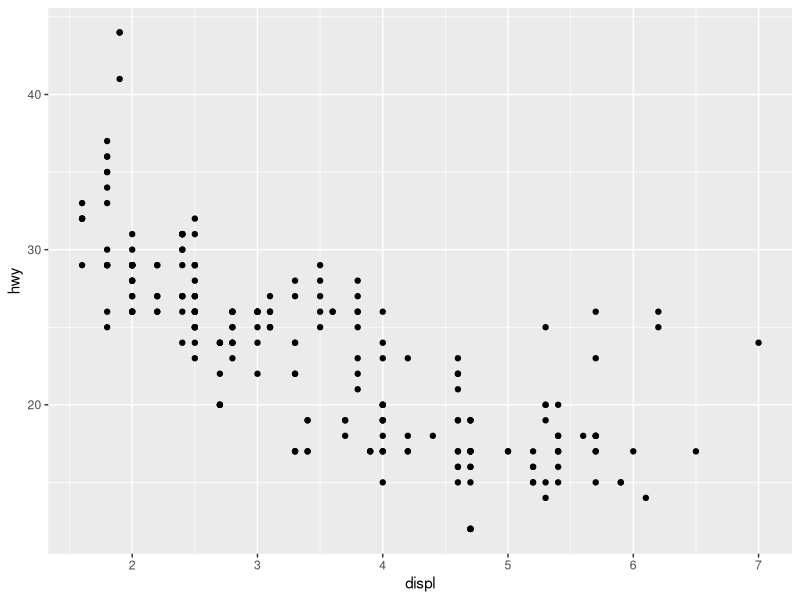
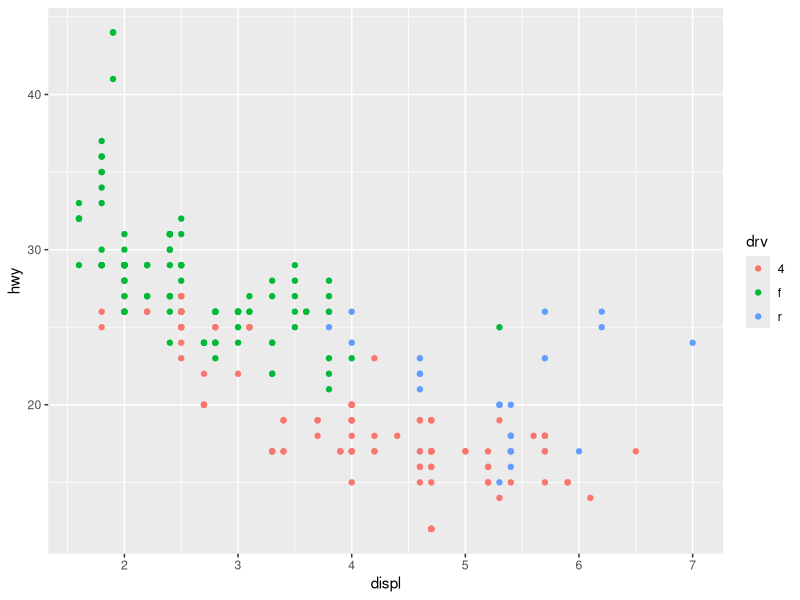
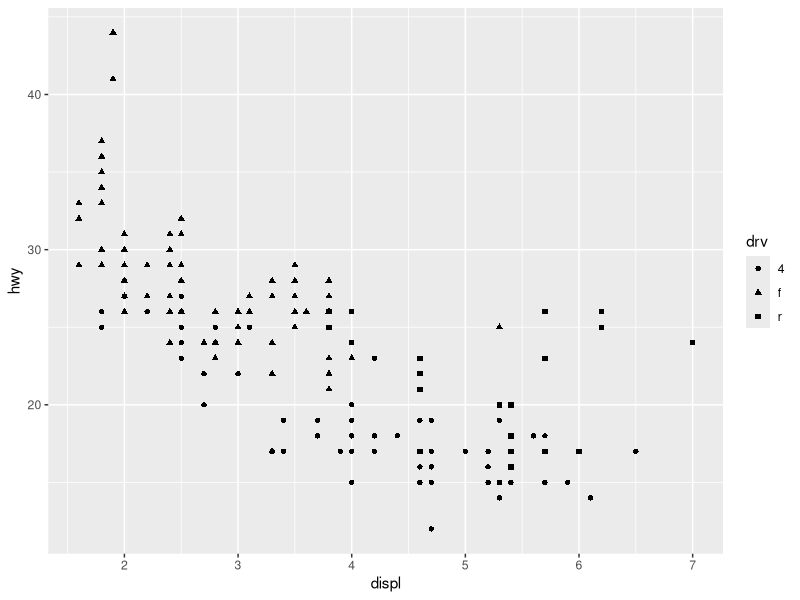
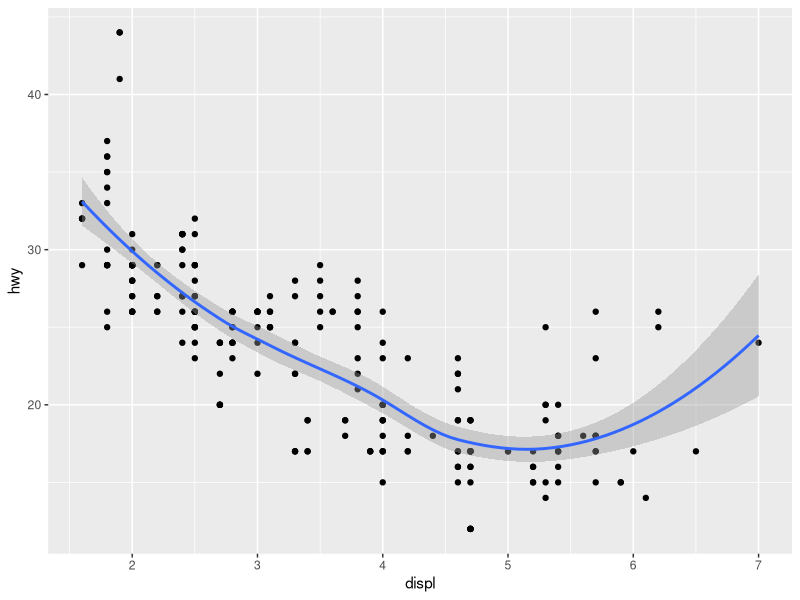
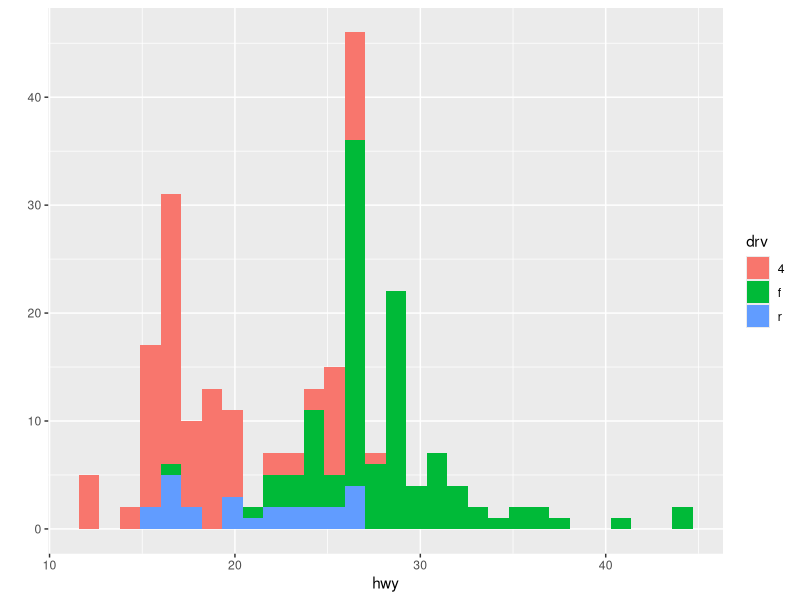
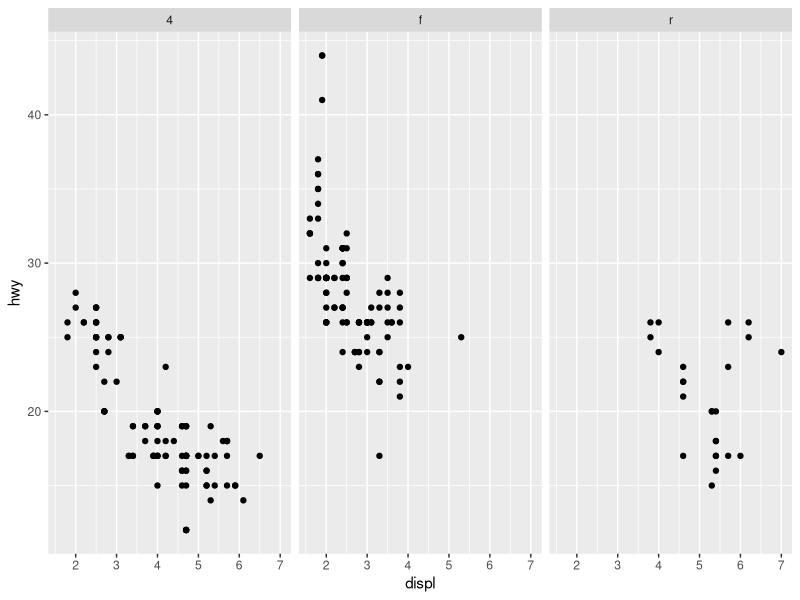
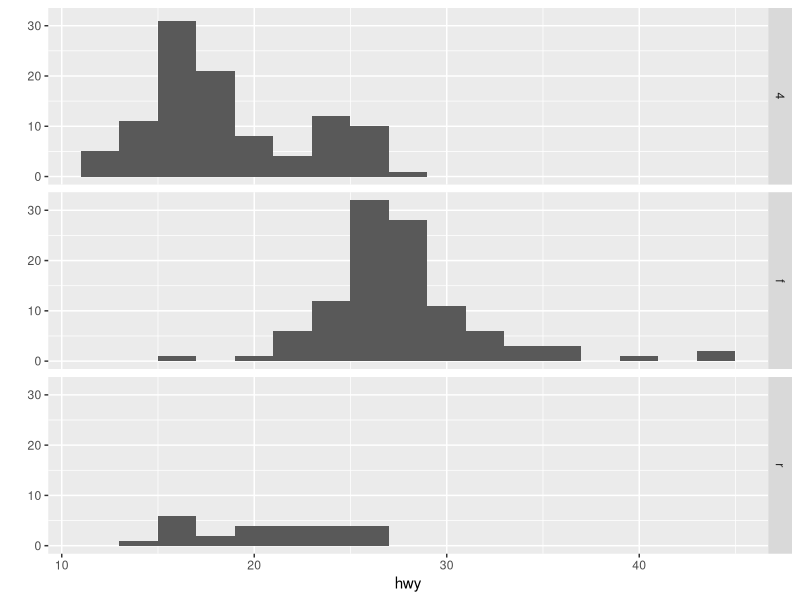
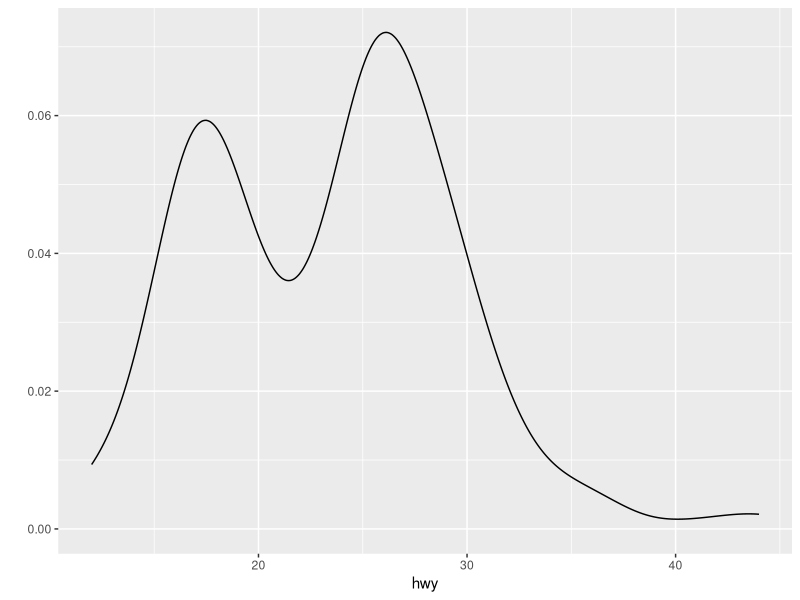

The R script that drew these images, in order:
library(ggplot2)
qplot(data = mpg, displ, hwy)

# Modifying Aesthetics
qplot(displ,hwy,data = mpg, color = drv)
qplot(displ,hwy,data = mpg, shape = drv)

# Adding a geom
qplot(displ,hwy,data = mpg,geom = c("point","smooth"))

# Histograms
qplot(hwy,data = mpg, fill = drv)

# Facets
qplot(displ, hwy, data = mpg, facets = .~drv)
qplot(hwy, data=mpg, facets=drv ~., binwidth=2)

# Density Smooth
qplot(hwy,data=mpg,geom="density")
qplot(hwy,data=mpg,geom="density",color=drv)

# Scatterplots
qplot(displ,hwy,data=mpg,color=drv,geom=c("point","smooth"))
qplot(displ,hwy,data=mpg,geom=c("point","smooth"),facets = .~drv)

# ggplot
g <- ggplot(mpg,aes(displ,hwy)) + geom_point() + facet_grid(.~drv) +  geom_smooth(method = "lm")
ggplot(mpg,aes(displ,hwy)) + geom_point(color = "steelblue",size = 4, alpha = 1/2)
ggplot(mpg,aes(displ,hwy)) + geom_point(aes(color = drv),size = 4, alpha = 1/2) + labs(title = "Cars Data")
ggplot(mpg,aes(displ,hwy)) + geom_point(aes(color = drv),size = 2, alpha = 1/2) + geom_smooth(size = 4, linetype = 3, method = "lm", se = FALSE)
ggplot(mpg,aes(displ,hwy)) + geom_point(aes(color = drv)) + theme_bw(base_family = "Times")

# A Note About Axis Limits
testdat <- data.frame(x = 1:100, y = rnorm(100))
testdat[50,2] <- 100 ## Outlier!!
plot(testdat$x, testdat$y, type = "l", ylim = c(-3,3))

g <- ggplot(testdat, aes(x = x, y = y))
g + geom_line()

#Outlier Missing
g + geom_line() + ylim(-3, 3)

#Outlier Included
g + geom_line() + coord_cartesian(ylim = c(-3, 3))

#Continuous variables can be made categorical by using the cut() function so
# we can condition on it in the plotting


